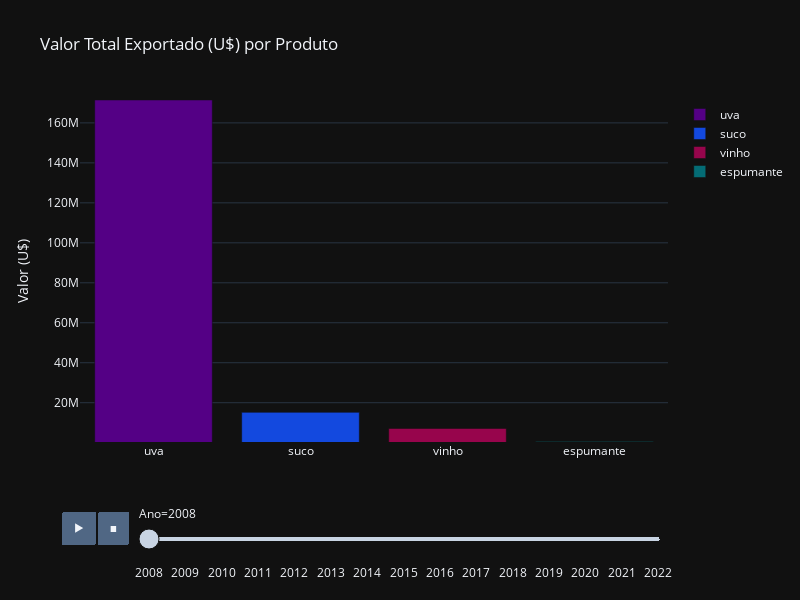

The code cell stored with this chart in its notebook:
### Code cell
fig = px.bar(anim_df, x="product", y="dolars", color="product", 
                animation_frame="year", animation_group="product", 
                range_y=[anim_df.dolars.min(), anim_df.dolars.max()], 
                color_discrete_sequence=['#540085', '#1349DF', '#97054C', '#046C75'],
                template='plotly_dark', title='Valor Total Exportado (U$) por Produto', 
                labels={'product': '', 'dolars': 'Valor (U$)', 'year': 'Ano'},
                width=800, height=600)
# faster animateion
fig.layout.updatemenus[0].buttons[0].args[1]['frame']['duration'] = 60


fig.show()

### Figure 1 — Plotly figure (JSON) as saved in the notebook; plotly's stock layout.template omitted (floating-point values rounded to 4 significant figures)
{"data": [{"alignmentgroup": "True", "hovertemplate": "=%{x}<br>Ano=2008<br>Valor (U$)=%{y}<extra></extra>", "ids": ["uva"], "legendgroup": "uva", "marker": {"color": "#540085", "pattern": {"shape": ""}}, "name": "uva", "offsetgroup": "uva", "orientation": "v", "showlegend": true, "textposition": "auto", "type": "bar", "x": ["uva"], "xaxis": "x", "y": [171456124], "yaxis": "y"}, {"alignmentgroup": "True", "hovertemplate": "=%{x}<br>Ano=2008<br>Valor (U$)=%{y}<extra></extra>", "ids": ["suco"], "legendgroup": "suco", "marker": {"color": "#1349DF", "pattern": {"shape": ""}}, "name": "suco", "offsetgroup": "suco", "orientation": "v", "showlegend": true, "textposition": "auto", "type": "bar", "x": ["suco"], "xaxis": "x", "y": [15174072], "yaxis": "y"}, {"alignmentgroup": "True", "hovertemplate": "=%{x}<br>Ano=2008<br>Valor (U$)=%{y}<extra></extra>", "ids": ["vinho"], "legendgroup": "vinho", "marker": {"color": "#97054C", "pattern": {"shape": ""}}, "name": "vinho", "offsetgroup": "vinho", "orientation": "v", "showlegend": true, "textposition": "auto", "type": "bar", "x": ["vinho"], "xaxis": "x", "y": [7118100], "yaxis": "y"}, {"alignmentgroup": "True", "hovertemplate": "=%{x}<br>Ano=2008<br>Valor (U$)=%{y}<extra></extra>", "ids": ["espumante"], "legendgroup": "espumante", "marker": {"color": "#046C75", "pattern": {"shape": ""}}, "name": "espumante", "offsetgroup": "espumante", "orientation": "v", "showlegend": true, "textposition": "auto", "type": "bar", "x": ["espumante"], "xaxis": "x", "y": [548650], "yaxis": "y"}], "layout": {"barmode": "relative", "height": 600, "legend": {"title": {"text": ""}, "tracegroupgap": 0}, "sliders": [{"active": 0, "currentvalue": {"prefix": "Ano="}, "len": 0.9, "pad": {"b": 10, "t": 60}, "steps": [{"args": [["2008"], {"frame": {"duration": 0, "redraw": true}, "fromcurrent": true, "mode": "immediate", "transition": {"duration": 0, "easing": "linear"}}], "label": "2008", "method": "animate"}, {"args": [["2009"], {"frame": {"duration": 0, "redraw": true}, "fromcurrent": true, "mode": "immediate", "transition": {"duration": 0, "easing": "linear"}}], "label": "2009", "method": "animate"}, {"args": [["2010"], {"frame": {"duration": 0, "redraw": true}, "fromcurrent": true, "mode": "immediate", "transition": {"duration": 0, "easing": "linear"}}], "label": "2010", "method": "animate"}, {"args": [["2011"], {"frame": {"duration": 0, "redraw": true}, "fromcurrent": true, "mode": "immediate", "transition": {"duration": 0, "easing": "linear"}}], "label": "2011", "method": "animate"}, {"args": [["2012"], {"frame": {"duration": 0, "redraw": true}, "fromcurrent": true, "mode": "immediate", "transition": {"duration": 0, "easing": "linear"}}], "label": "2012", "method": "animate"}, {"args": [["2013"], {"frame": {"duration": 0, "redraw": true}, "fromcurrent": true, "mode": "immediate", "transition": {"duration": 0, "easing": "linear"}}], "label": "2013", "method": "animate"}, {"args": [["2014"], {"frame": {"duration": 0, "redraw": true}, "fromcurrent": true, "mode": "immediate", "transition": {"duration": 0, "easing": "linear"}}], "label": "2014", "method": "animate"}, {"args": [["2015"], {"frame": {"duration": 0, "redraw": true}, "fromcurrent": true, "mode": "immediate", "transition": {"duration": 0, "easing": "linear"}}], "label": "2015", "method": "animate"}, {"args": [["2016"], {"frame": {"duration": 0, "redraw": true}, "fromcurrent": true, "mode": "immediate", "transition": {"duration": 0, "easing": "linear"}}], "label": "2016", "method": "animate"}, {"args": [["2017"], {"frame": {"duration": 0, "redraw": true}, "fromcurrent": true, "mode": "immediate", "transition": {"duration": 0, "easing": "linear"}}], "label": "2017", "method": "animate"}, {"args": [["2018"], {"frame": {"duration": 0, "redraw": true}, "fromcurrent": true, "mode": "immediate", "transition": {"duration": 0, "easing": "linear"}}], "label": "2018", "method": "animate"}, {"args": [["2019"], {"frame": {"duration": 0, "redraw": true}, "fromcurrent": true, "mode": "immediate", "transition": {"duration": 0, "easing": "linear"}}], "label": "2019", "method": "animate"}, {"args": [["2020"], {"frame": {"duration": 0, "redraw": true}, "fromcurrent": true, "mode": "immediate", "transition": {"duration": 0, "easing": "linear"}}], "label": "2020", "method": "animate"}, {"args": [["2021"], {"frame": {"duration": 0, "redraw": true}, "fromcurrent": true, "mode": "immediate", "transition": {"duration": 0, "easing": "linear"}}], "label": "2021", "method": "animate"}, {"args": [["2022"], {"frame": {"duration": 0, "redraw": true}, "fromcurrent": true, "mode": "immediate", "transition": {"duration": 0, "easing": "linear"}}], "label": "2022", "method": "animate"}], "x": 0.1, "xanchor": "left", "y": 0, "yanchor": "top"}], "title": {"text": "Valor Total Exportado (U$) por Produto"}, "updatemenus": [{"buttons": [{"args": [null, {"frame": {"duration": 60, "redraw": true}, "fromcurrent": true, "mode": "immediate", "transition": {"duration": 500, "easing": "linear"}}], "label": "&#9654;", "method": "animate"}, {"args": [[null], {"frame": {"duration": 0, "redraw": true}, "fromcurrent": true, "mode": "immediate", "transition": {"duration": 0, "easing": "linear"}}], "label": "&#9724;", "method": "animate"}], "direction": "left", "pad": {"r": 10, "t": 70}, "showactive": false, "type": "buttons", "x": 0.1, "xanchor": "right", "y": 0, "yanchor": "top"}], "width": 800, "xaxis": {"anchor": "y", "categoryarray": ["uva", "suco", "vinho", "espumante"], "categoryorder": "array", "domain": [0, 1], "title": {"text": ""}}, "yaxis": {"anchor": "x", "domain": [0, 1], "range": [346551, 171456124], "title": {"text": "Valor (U$)"}}}}
